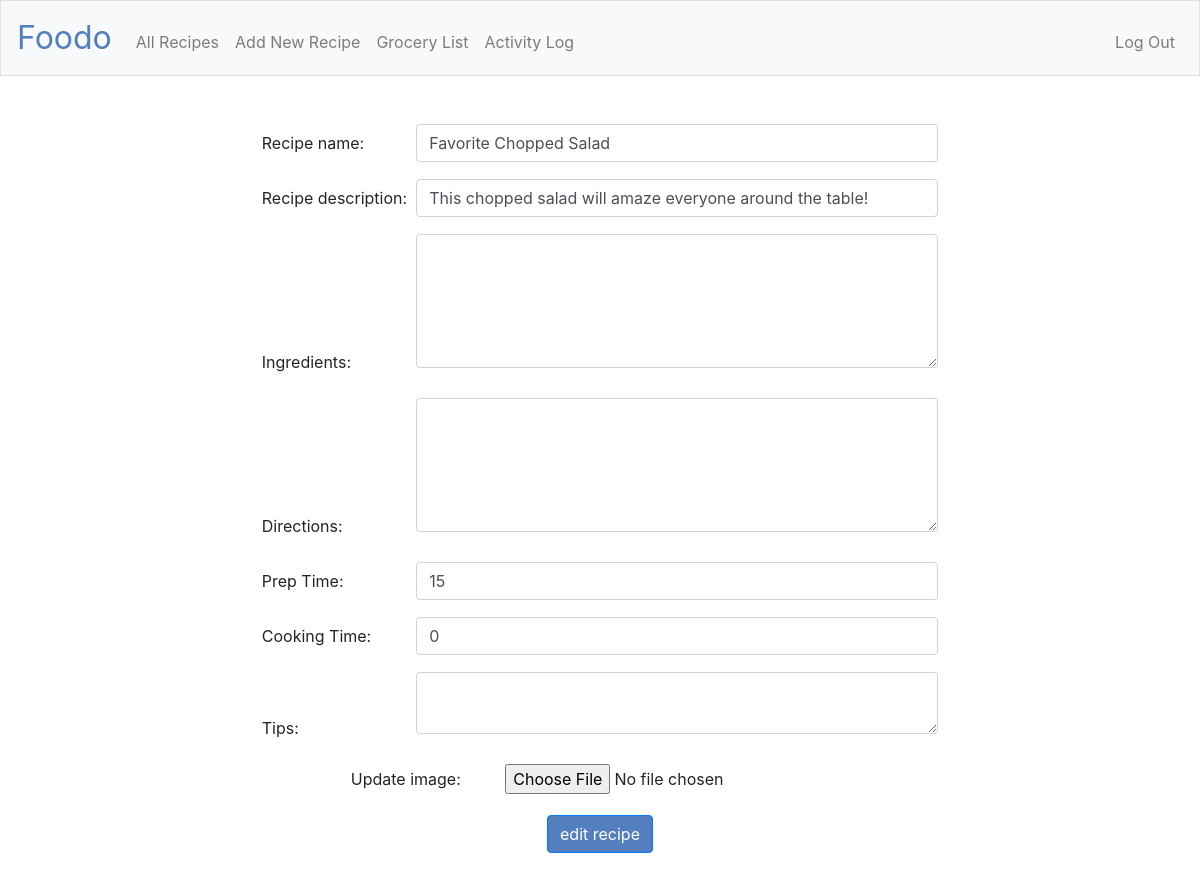
The page /recipe_edit/3 (signed in) on the database its author committed.
### tables this page shows
CREATE TABLE "recipes" (
	"id"	INTEGER NOT NULL,
	"user_id"	INTEGER,
	"name"	TEXT NOT NULL,
	"description"	TEXT,
	"ingredients"	TEXT NOT NULL,
	"directions"	TEXT,
	"prep_time"	INTEGER NOT NULL,
	"cooking_time"	INTEGER NOT NULL,
	"tips"	TEXT,
	"image"	BLOB,
	PRIMARY KEY("id")
);

### application.py (the view)
@app.route("/recipe_edit/<recipe_id>", methods=["GET", "POST"])
@login_required
def recipe_edit(recipe_id):
    recipe = db.execute("SELECT * FROM recipes WHERE id = :recipe_id", recipe_id=recipe_id)
    name = recipe[0]["name"]
    description = recipe[0]["description"]
    ingredients = recipe[0]["ingredients"]
    directions = recipe[0]["directions"]
    prep_time = recipe[0]["prep_time"]
    cooking_time = recipe[0]["cooking_time"]
    tips = recipe[0]["tips"]
    if request.method == "POST":
        name = request.form.get("name")
        description = request.form.get("description")
        ingredients = request.form.get("ingredients")
        directions = request.form.get("directions")
        prep_time = int(request.form.get("prep_time"))
        cooking_time = int(request.form.get("cooking_time"))
        tips = request.form.get("tips")
        file = request.files['file']
        if file.filename == '':
            flash('No selected file')
            return redirect(request.url)
        if file and allowed_file(file.filename):
            filename = secure_filename(file.filename)
            file.save(os.path.join(app.config['UPLOAD_FOLDER'], filename))
        db.execute("UPDATE recipes SET name=:name, description=:description, ingredients=:ingredients, directions=:directions, prep_time=:prep_time, cooking_time=:cooking_time, tips=:tips, image=:image WHERE id = :recipe_id",
            recipe_id = recipe_id,
            name=name,
            description=description,
            ingredients=ingredients,
            directions=directions,
            prep_time=prep_time,
            cooking_time=cooking_time,
            tips=tips,
            image=filename)
        timestamp = datetime.now(tz=None)
        db.execute("INSERT INTO history (user_id, operation, name, datetime) VALUES (:user_id, :operation, :name, :datetime)",
            user_id=session["user_id"],
            operation='edit',
            name=name,
            datetime=timestamp)
        flash("processed!")
        return redirect("/recipes")
    else:
        return render_template("recipe_edit.html", recipe_id=recipe_id, name=name, description=description,
        ingredients=ingredients, directions=directions, prep_time=prep_time, cooking_time=cooking_time, tips=tips)

### application.py (called while the page is built)
@app.after_request
def after_request(response):
    response.headers["Cache-Control"] = "no-cache, no-store, must-revalidate"
    response.headers["Expires"] = 0
    response.headers["Pragma"] = "no-cache"
    return response

### helpers.py (called while the page is built)
def login_required(f):
    @wraps(f)
    def decorated_function(*args, **kwargs):
        if session.get("user_id") is None:
            return redirect("/login")
        return f(*args, **kwargs)
    return decorated_function

### templates/recipe_edit.html (shortened to what this page needs)
{% extends "layout.html" %}
{% block main %}
    <form action="/recipe_edit/{{ recipe_id }}" method="post" enctype = "multipart/form-data">
        <div class="form-group">
            <label for="name">Recipe name: </label>
            <input autocomplete="off" autofocus class="form-control" name="name" value="{{ name }}" type="text" required>
        </div>
        <div class="form-group">
            <label for="name">Recipe description: </label>
            <input autocomplete="off" autofocus class="form-control" name="description" value="{{ description }}" type="text" required>
        </div>
        <div class="form-group">
            <label for="name">Ingredients: </label>
            <textarea class="form-control" rows="5" name="ingredients" value="{{ ingredients }}" type="textarea" required></textarea>
        </div>
        <div class="form-group">
            <label for="name">Directions: </label>
            <textarea class="form-control" rows="5" name="directions" value="{{ directions }}" type="textarea"></textarea>
        </div>
        <div class="form-group">
            <label for="name">Prep Time: </label>
            <input autocomplete="off" autofocus class="form-control" name="prep_time" value="{{ prep_time }}" type="number" required>
        </div>
        <div class="form-group">
            <label for="name">Cooking Time: </label>
            <input autocomplete="off" autofocus class="form-control" name="cooking_time" value="{{ cooking_time }}" type="number" required>
        </div>
        <div class="form-group">
            <label for="name">Tips: </label>
            <textarea class="form-control" rows="2" name="tips" value="{{ tips }}" type="textarea"></textarea>
        </div>
        <div class="form-group">
             <label for="file">Update image: </label>
             <input type="file" id="file" name="file" accept="image/*">
        </div>
        <button class="btn btn-primary" type="submit">edit recipe</button>
    </form>
{% endblock %}

### static/styles.css (style rules this page uses)
main .form-control { display: inline-block; width: 50%; }
.btn-primary, .btn-primary:hover, .btn-primary:active, .btn-primary:visited { background-color: #537fbe; }
label { display: inline-block; width: 150px; text-align: left; }

### rows shown on the page
recipes: name "Favorite Chopped Salad", description "This chopped salad will amaze everyone around the table!"
